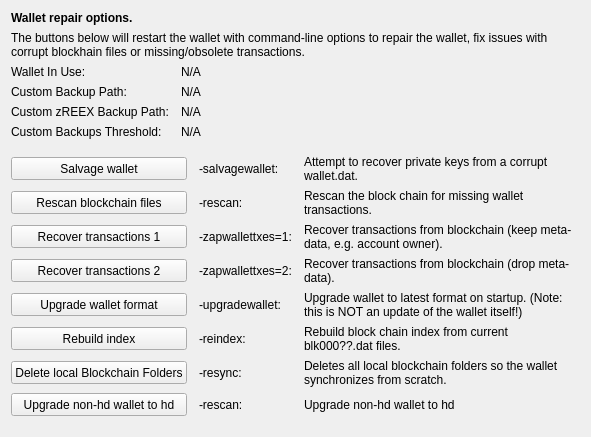
     <widget class="QWidget" name="tab_repair">
      <attribute name="title">
       <string>&amp;Wallet Repair</string>
      </attribute>
      <layout class="QGridLayout" name="gridLayout_4" columnstretch="0,0,0,0">
       <property name="horizontalSpacing">
        <number>12</number>
       </property>
       <item row="0" column="0" colspan="4">
        <widget class="QLabel" name="label_repair_header">
         <property name="font">
          <font>
           <weight>75</weight>
           <bold>true</bold>
          </font>
         </property>
         <property name="text">
          <string>Wallet repair options.</string>
         </property>
        </widget>
       </item>
       <item row="1" column="0" colspan="4">
        <widget class="QLabel" name="label_repair_helptext">
         <property name="font">
          <font>
           <weight>50</weight>
           <bold>false</bold>
          </font>
         </property>
         <property name="text">
          <string>The buttons below will restart the wallet with command-line options to repair the wallet, fix issues with corrupt blockhain files or missing/obsolete transactions.</string>
         </property>
         <property name="wordWrap">
          <bool>true</bool>
         </property>
        </widget>
       </item>
       <item row="2" column="0">
        <widget class="QLabel" name="wallet_path_label">
         <property name="text">
          <string>Wallet In Use:</string>
         </property>
        </widget>
       </item>
       <item row="2" column="1" colspan="3">
        <widget class="QLabel" name="wallet_path">
         <property name="cursor">
          <cursorShape>IBeamCursor</cursorShape>
         </property>
         <property name="text">
          <string>N/A</string>
         </property>
         <property name="textFormat">
          <enum>Qt::PlainText</enum>
         </property>
         <property name="textInteractionFlags">
          <set>Qt::LinksAccessibleByMouse|Qt::TextSelectableByKeyboard|Qt::TextSelectableByMouse</set>
         </property>
        </widget>
       </item>
       <item row="3" column="0">
        <widget class="QLabel" name="wallet_custombackuppath_label">
         <property name="text">
          <string>Custom Backup Path:</string>
         </property>
         <property name="visible">
          <bool>false</bool>
         </property>
        </widget>
       </item>
       <item row="3" column="1" colspan="3">
        <widget class="QLabel" name="wallet_custombackuppath">
         <property name="cursor">
          <cursorShape>IBeamCursor</cursorShape>
         </property>
         <property name="text">
          <string>N/A</string>
         </property>
         <property name="textFormat">
          <enum>Qt::PlainText</enum>
         </property>
         <property name="textInteractionFlags">
          <set>Qt::LinksAccessibleByMouse|Qt::TextSelectableByKeyboard|Qt::TextSelectableByMouse</set>
         </property>
         <property name="visible">
          <bool>false</bool>
         </property>
        </widget>
       </item>
       <item row="4" column="0">
        <widget class="QLabel" name="wallet_customzreexbackuppath_label">
         <property name="text">
          <string>Custom zREEX Backup Path:</string>
         </property>
         <property name="visible">
          <bool>false</bool>
         </property>
        </widget>
       </item>
       <item row="4" column="1" colspan="3">
        <widget class="QLabel" name="wallet_customzreexbackuppath">
         <property name="cursor">
          <cursorShape>IBeamCursor</cursorShape>
         </property>
         <property name="text">
          <string>N/A</string>
         </property>
         <property name="textFormat">
          <enum>Qt::PlainText</enum>
         </property>
         <property name="textInteractionFlags">
          <set>Qt::LinksAccessibleByMouse|Qt::TextSelectableByKeyboard|Qt::TextSelectableByMouse</set>
         </property>
         <property name="visible">
          <bool>false</bool>
         </property>
        </widget>
       </item>
       <item row="5" column="0">
        <widget class="QLabel" name="wallet_custombackupthreshold_label">
         <property name="text">
          <string>Custom Backups Threshold:</string>
         </property>
         <property name="visible">
          <bool>false</bool>
         </property>
        </widget>
       </item>
       <item row="5" column="1" colspan="3">
        <widget class="QLabel" name="wallet_custombackupthreshold">
         <property name="cursor">
          <cursorShape>IBeamCursor</cursorShape>
         </property>
         <property name="text">
          <string>N/A</string>
         </property>
         <property name="textFormat">
          <enum>Qt::PlainText</enum>
         </property>
         <property name="textInteractionFlags">
          <set>Qt::LinksAccessibleByMouse|Qt::TextSelectableByKeyboard|Qt::TextSelectableByMouse</set>
         </property>
         <property name="visible">
          <bool>false</bool>
         </property>
        </widget>
       </item>
       <item row="6" column="0">
        <spacer name="verticalSpacer_repair1">
         <property name="orientation">
          <enum>Qt::Vertical</enum>
         </property>
         <property name="sizeHint" stdset="0">
          <size>
           <width>10</width>
           <height>10</height>
          </size>
         </property>
        </spacer>
       </item>
       <item row="7" column="0" colspan="2">
        <widget class="QPushButton" name="btn_salvagewallet">
         <property name="minimumSize">
          <size>
           <width>100</width>
           <height>23</height>
          </size>
         </property>
         <property name="text">
          <string>Salvage wallet</string>
         </property>
        </widget>
       </item>
       <item row="7" column="2">
        <widget class="QLabel" name="label_repair_salvage_command">
         <property name="text">
          <string notr="true">-salvagewallet:</string>
         </property>
        </widget>
       </item>
       <item row="7" column="3">
        <widget class="QLabel" name="label_repair_salvage">
         <property name="text">
          <string>Attempt to recover private keys from a corrupt wallet.dat.</string>
         </property>
         <property name="wordWrap">
          <bool>true</bool>
         </property>
        </widget>
       </item>
       <item row="8" column="0" colspan="2">
        <widget class="QPushButton" name="btn_rescan">
         <property name="minimumSize">
          <size>
           <width>100</width>
           <height>23</height>
          </size>
         </property>
         <property name="text">
          <string>Rescan blockchain files</string>
         </property>
        </widget>
       </item>
       <item row="8" column="2">
        <widget class="QLabel" name="label_repair_rescan_command">
         <property name="text">
          <string notr="true">-rescan:</string>
         </property>
        </widget>
       </item>
       <item row="8" column="3">
        <widget class="QLabel" name="label_repair_rescan">
         <property name="text">
          <string>Rescan the block chain for missing wallet transactions.</string>
         </property>
         <property name="wordWrap">
          <bool>true</bool>
         </property>
        </widget>
       </item>
       <item row="9" column="0" colspan="2">
        <widget class="QPushButton" name="btn_zapwallettxes1">
         <property name="minimumSize">
          <size>
           <width>100</width>
           <height>23</height>
          </size>
         </property>
         <property name="text">
          <string>Recover transactions 1</string>
         </property>
        </widget>
       </item>
       <item row="9" column="2">
        <widget class="QLabel" name="label_repair_zap1_command">
         <property name="text">
          <string notr="true">-zapwallettxes=1:</string>
         </property>
        </widget>
       </item>
       <item row="9" column="3">
        <widget class="QLabel" name="label_repair_zap1">
         <property name="text">
          <string>Recover transactions from blockchain (keep meta-data, e.g. account owner).</string>
         </property>
         <property name="wordWrap">
          <bool>true</bool>
         </property>
        </widget>
       </item>
       <item row="10" column="0" colspan="2">
        <widget class="QPushButton" name="btn_zapwallettxes2">
         <property name="minimumSize">
          <size>
           <width>100</width>
           <height>23</height>
          </size>
         </property>
         <property name="text">
          <string>Recover transactions 2</string>
         </property>
        </widget>
       </item>
       <item row="10" column="2">
        <widget class="QLabel" name="label_repair_zap2_command">
         <property name="text">
          <string notr="true">-zapwallettxes=2:</string>
         </property>
        </widget>
       </item>
       <item row="10" column="3">
        <widget class="QLabel" name="label_repair_zap2">
         <property name="text">
          <string>Recover transactions from blockchain (drop meta-data).</string>
         </property>
         <property name="wordWrap">
          <bool>true</bool>
         </property>
        </widget>
       </item>
       <item row="11" column="0" colspan="2">
        <widget class="QPushButton" name="btn_upgradewallet">
         <property name="minimumSize">
          <size>
           <width>100</width>
           <height>23</height>
          </size>
         </property>
         <property name="text">
          <string>Upgrade wallet format</string>
         </property>
        </widget>
       </item>
       <item row="11" column="2">
        <widget class="QLabel" name="label_repair_upgrade_command">
         <property name="text">
          <string notr="true">-upgradewallet:</string>
         </property>
        </widget>
       </item>
       <item row="11" column="3">
        <widget class="QLabel" name="label_repair_upgrade">
         <property name="text">
          <string>Upgrade wallet to latest format on startup. (Note: this is NOT an update of the wallet itself!)</string>
         </property>
         <property name="wordWrap">
          <bool>true</bool>
         </property>
        </widget>
       </item>
       <item row="12" column="0" colspan="2">
        <widget class="QPushButton" name="btn_reindex">
         <property name="minimumSize">
          <size>
           <width>100</width>
           <height>23</height>
          </size>
         </property>
         <property name="text">
          <string>Rebuild index</string>
         </property>
        </widget>
       </item>
       <item row="12" column="2">
        <widget class="QLabel" name="label_repair_reindex_command">
         <property name="text">
          <string notr="true">-reindex:</string>
         </property>
        </widget>
       </item>
       <item row="12" column="3">
        <widget class="QLabel" name="label_repair_reindex">
         <property name="text">
          <string>Rebuild block chain index from current blk000??.dat files.</string>
         </property>
         <property name="wordWrap">
          <bool>true</bool>
         </property>
        </widget>
       </item>
       <item row="13" column="0" colspan="2">
        <widget class="QPushButton" name="btn_resync">
         <property name="minimumSize">
          <size>
           <width>100</width>
           <height>23</height>
          </size>
         </property>
         <property name="text">
          <string>Delete local Blockchain Folders</string>
         </property>
        </widget>
       </item>
       <item row="13" column="2">
        <widget class="QLabel" name="label_repair_resync_command">
         <property name="text">
          <string>-resync:</string>
         </property>
        </widget>
       </item>
       <item row="13" column="3">
        <widget class="QLabel" name="label_repair_resync">
         <property name="text">
          <string>Deletes all local blockchain folders so the wallet synchronizes from scratch.</string>
         </property>
         <property name="wordWrap">
          <bool>true</bool>
         </property>
        </widget>
       </item>
       <item row="14" column="0" colspan="2">
        <widget class="QPushButton" name="btn_convert_to_hd_Wallet">
         <property name="minimumSize">
          <size>
           <width>100</width>
           <height>23</height>
          </size>
         </property>
         <property name="text">
          <string>Upgrade non-hd wallet to hd</string>
         </property>
        </widget>
       </item>
       <item row="14" column="2">
        <widget class="QLabel" name="label_convert_to_hd_Wallet_command">
         <property name="text">
          <string>-rescan:</string>
         </property>
        </widget>
       </item>
       <item row="14" column="3">
        <widget class="QLabel" name="label_convert_to_hd_Wallet">
         <property name="text">
          <string>Upgrade non-hd wallet to hd</string>
         </property>
         <property name="wordWrap">
          <bool>true</bool>
         </property>
        </widget>
       </item>
       <item row="15" column="0">
        <spacer name="verticalSpacer_repair2">
         <property name="orientation">
          <enum>Qt::Vertical</enum>
         </property>
         <property name="sizeHint" stdset="0">
          <size>
           <width>20</width>
           <height>10</height>
          </size>
         </property>
        </spacer>
       </item>
      </layout>
     </widget>
